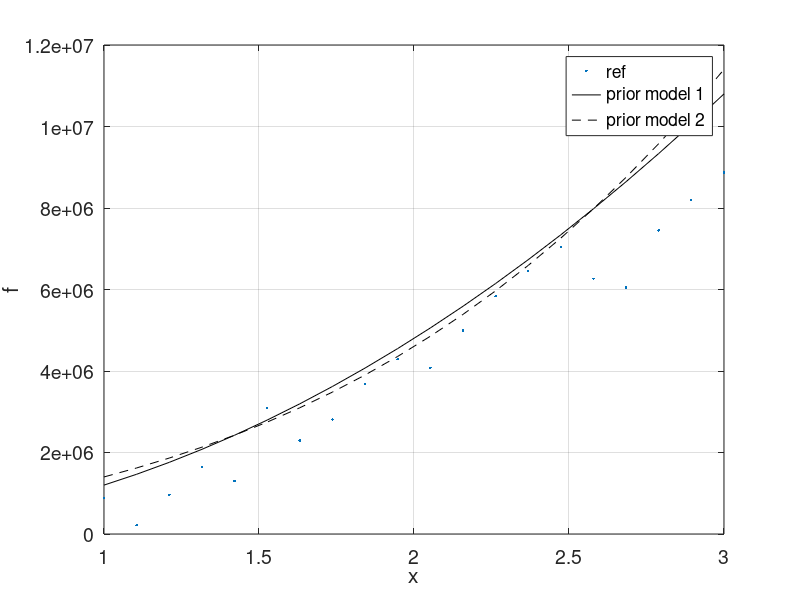

MATLAB code to generate this figure: (Note: this script raises an error after producing the figure.)
%Matlab code relate to (1) "Reinforcement learning and approximate Bayesian computation for model selection and parameter calibration applied to a nonlinear dynamical system, Ritto, T.G., Beregi, S.,Barton, D.A.W., Mechanical Systems and Signal Processing, 2022, 181, 109485."

%Code applied to a simple spring problem:

clear all
close all
clc
rand('seed',200) 
randn('seed',200) 

%% Parameters
nMC=250;% number of samples
M=2; % number of models
epsilon=0.1; % error accepted in ABC
cv=0.3; % coef of variation of k
% cv=1;
cv1=0.3; % coef of variation of k1
cv2=0.3; % coef of variation of k2

%%
% Reference (ideally experimental)
kref=1e6;
%kref=0.5;
x=linspace(1,3,20);
% noise
sigma=5e5;
noise=normrnd(0,sigma,length(x),1)';
% reference response
fref=kref*x.^2+noise;

figure1 = figure;
axes1 = axes('Parent',figure1);
plot(x,fref,'.')

%%
% model #1
k=1.2e6;
f1=k*x.^2;
hold on
plot(x,f1,'-k')

%%
% model #2
k1=1.1e6;
k2=0.3e6;
f2=k1*x+k2*x.^3;
hold on
plot(x,f2,'--k')
xlabel('x','fontsize',14)
ylabel('f','fontsize',14)
legend('ref','prior model 1','prior model 2')
set(axes1,'FontSize',14);
grid on


%%
% initiating parameters of the beta_ distribution
% Thompson Sampling (reinforcement learning) to select the model
alpha_=[2;2];
beta_=[2;2];

% initiating with zero reward
reward=zeros(nMC,M);

% initiating erromin (big value)
erromin1=1e6;
erromin2=1e6;

cont1=1;
cont2=1;
krand=0;
k1rand=0;
k2rand=0;
kid=k;
k1id=k1;
k2id=k2;

l_krefdin = linspace(0.5,2,nMC);

%%
for i=1:nMC
    
    %noise=normrnd(0,sigma,length(x),1)';
    %krefdin=l_krefdin(i);
    %fref=krefdin*x.^2+noise;

    % ABC
    %for 1=1:20

    %end
    

    % sample from beta_
    theta1=betarnd(alpha_(1),beta_(1));
    theta2=betarnd(alpha_(2),beta_(2));
    theta=[theta1;theta2];
    
    % select model with bigger theta
    [M,I] = max(theta);
    % pull this arm and collect reward
    if I==1
        %ka=normrnd(k,k*cv);
        ka=unifrnd(k-k*cv,k+k*cv);
        f1a=ka*x.^2;
        if norm(f1a-fref)^2/norm(fref)^2<epsilon
            krand(cont1)=ka;
            cont1=cont1+1;
            if norm(f1a-fref)^2/norm(fref)^2<erromin1
                erromin1=norm(f1a-fref)^2/norm(fref)^2;
                kid=ka;
            end
            r=1;
            reward(i,I)=r;
            alpha_(I)=alpha_(I)+r;
            beta_(I)=beta_(I)+(1-r);
        else
            r=0;
            alpha_(I)=alpha_(I)+r;
            beta_(I)=beta_(I)+(1-r);
        end
        
    elseif I==2
        %k1a=normrnd(k1,k1*cv1);
        %k2a=normrnd(k2,k2*cv2);
        k1a=unifrnd(k1-k1*cv1,k1+k1*cv1);
        k2a=unifrnd(k2-k2*cv2,k2+k2*cv2);
        f2a=k1a*x+k2a*x.^3;
        if norm(f2a-fref)^2/norm(fref)^2<epsilon
           k1rand(cont2)=k1a;
           k2rand(cont2)=k2a;
           cont2=cont2+1;
           if norm(f2a-fref)^2/norm(fref)^2<erromin2
               erromin2=norm(f2a-fref)^2/norm(fref)^2;
               k1id=k1a;
               k2id=k2a;
           end
           r=1;
           reward(i,I)=r;
           alpha_(I)=alpha_(I)+r;
           beta_(I)=beta_(I)+(1-r);
        else
            r=0;
            alpha_(I)=alpha_(I)+r;
            beta_(I)=beta_(I)+(1-r);
        end
    end

    P1(i)=sum(reward(:,1))/i;
    P2(i)=sum(reward(:,2))/i;

end

Hor=linspace(0,nMC,nMC);
acceptance_M1=1-(nMC-length(krand))/nMC
acceptance_M2=1-(nMC-length(k1rand))/nMC

% approximating the posteriors
Npto=1000;
[pk,xx]=ksdensity(krand,linspace(k-k*cv,k+k*cv,Npto),'npoints',Npto);
[pk1,xx1]=ksdensity(k1rand,linspace(k1-k1*cv1,k1+k1*cv1,Npto),'npoints',Npto);
[pk2,xx2]=ksdensity(k2rand,linspace(k2-k2*cv2,k2+k2*cv2,Npto),'npoints',Npto);

% beta distributions
bxx=linspace(0,1,Npto);
beta_orig = 1/beta(2,2)*(bxx).^(2-1).*(1-bxx).^(2-1);
beta_m1 = 1/beta(alpha_(1),beta_(1))*(bxx).^(alpha_(1)-1).*(1-bxx).^(beta_(1)-1);
beta_m2 = 1/beta(alpha_(2),beta_(2))*(bxx).^(alpha_(2)-1).*(1-bxx).^(beta_(2)-1);

%%

%figure
figure1 = figure;
axes1 = axes('Parent',figure1);
plot(Hor,P1,'linewidth',1.5)
hold on
plot(Hor,P2,'linewidth',1.5)
xlabel('n')
ylabel('reward')
legend('model #1','model #2')
set(axes1,'FontSize',14);
grid on


%figure
figure1 = figure;
axes1 = axes('Parent',figure1);
plot(x,fref,'.')

% model #1
f1=kid*x.^2;
hold on
plot(x,f1,'-k')

% model #2
f2=k1id*x+k2id*x.^3;
hold on
plot(x,f2,'--k')
xlabel('x','fontsize',14)
ylabel('f','fontsize',14)
legend('ref','model 1','model 2')
set(axes1,'FontSize',14);
grid on

figure1 = figure;
axes1 = axes('Parent',figure1);
%histogram(normrnd(k,k*cv,nMC,1),'Normalization','pdf')
%histogram(unifrnd(k-k*cv,k+k*cv,nMC,1),'Normalization','pdf')
%histogram(krand,'FaceColor','g','Normalization','pdf')
plot(xx,pk,'-k','linewidth',1.5)
hold on
plot([k-k*cv k+k*cv],[1/(k+k*cv-(k-k*cv)) 1/(k+k*cv-(k-k*cv))],'--k','linewidth',1.5)
hold on
plot([k-k*cv k-k*cv],[0 1/(k+k*cv-(k-k*cv))],'--k','linewidth',1.5)
hold on
plot([k+k*cv k+k*cv],[0 1/(k+k*cv-(k-k*cv))],'--k','linewidth',1.5)
xlabel('k','fontsize',14)
title('Model 1: k x^2','fontsize',14)
legend('posterior','prior')
set(axes1,'FontSize',14);
grid on

figure1 = figure;
axes1 = axes('Parent',figure1);
plot(xx1,pk1,'-k','linewidth',1.5)
hold on
plot([k1-k1*cv1 k1+k1*cv1],[1/(k1+k1*cv1-(k1-k1*cv1)) 1/(k1+k1*cv1-(k1-k1*cv1))],'--k','linewidth',1.5)
hold on
plot([k1-k1*cv1 k1-k1*cv1],[0 1/(k1+k1*cv1-(k1-k1*cv1))],'--k','linewidth',1.5)
hold on
plot([k1+k1*cv1 k1+k1*cv1],[0 1/(k1+k1*cv1-(k1-k1*cv1))],'--k','linewidth',1.5)
xlabel('k_1','fontsize',14)
title('Model 2: k_1 x + k_2 x^3','fontsize',14)
legend('posterior','prior')
set(axes1,'FontSize',14);
grid on

figure1 = figure;
axes1 = axes('Parent',figure1);
plot(xx2,pk2,'-k','linewidth',1.5)
hold on
plot([k2-k2*cv2 k2+k2*cv2],[1/(k2+k2*cv2-(k2-k2*cv2)) 1/(k2+k2*cv2-(k2-k2*cv2))],'--k','linewidth',1.5)
hold on
plot([k2-k2*cv2 k2-k2*cv2],[0 1/(k2+k2*cv2-(k2-k2*cv2))],'--k','linewidth',1.5)
hold on
plot([k2+k2*cv2 k2+k2*cv2],[0 1/(k2+k2*cv2-(k2-k2*cv2))],'--k','linewidth',1.5)
xlabel('k_2','fontsize',14)
title('Model 2: k_1 x + k_2 x^3','fontsize',14)
legend('posterior','prior')
set(axes1,'FontSize',14);
grid on

figure1 = figure;
axes1 = axes('Parent',figure1);
plot(bxx,beta_orig,'--k','linewidth',1.5)
hold on
plot(bxx,beta_m1,'linewidth',1.5)
hold on
plot(bxx,beta_m2,'linewidth',1.5)
xlabel('support','fontsize',14)
legend('prior','model #1','model #2')
grid on
